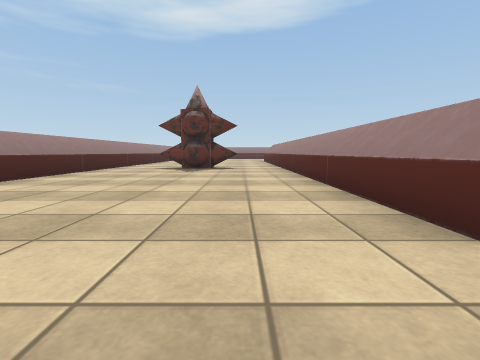
[1] (above)

20 first-person views from a walk through a scene from a Unity 3-D project. The camera is 0.55 m above the floor, tilts 6° down and sees 85° across. The floor is counted in squares, 1 m on a side. Each view is taken from the middle of a square. On the plan, view 1 faces up. The plan holds only what a view shows up to about 9 squares ahead; the rest is blank. The place goes on beyond the plan. The player is left out. Some surface patterns are stand-ins.

[2]
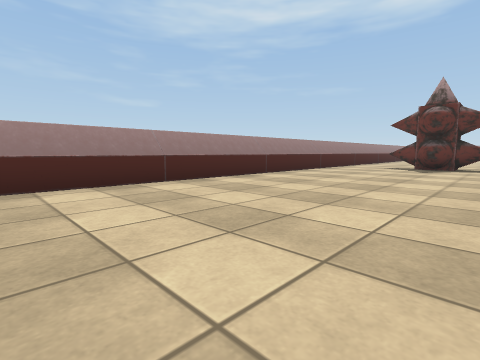

[3]
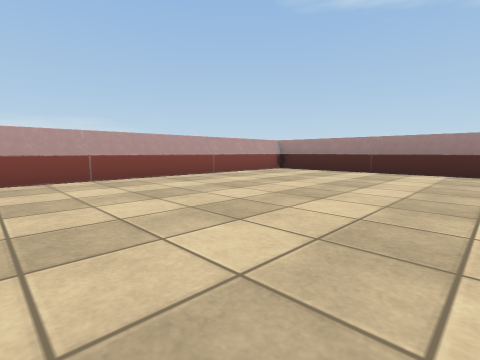

[4]
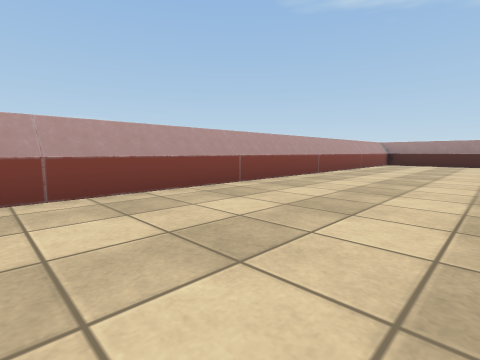

[5]
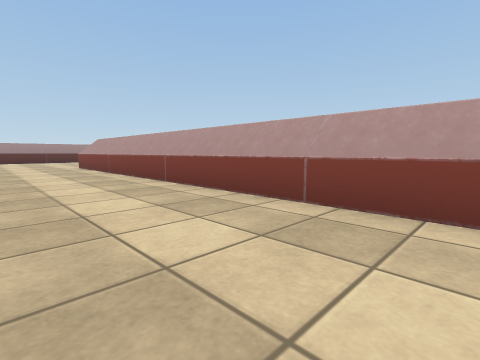

[6]
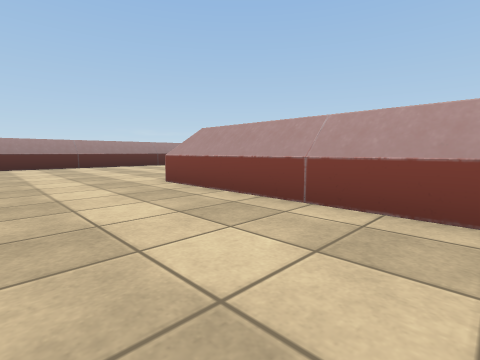

[7]
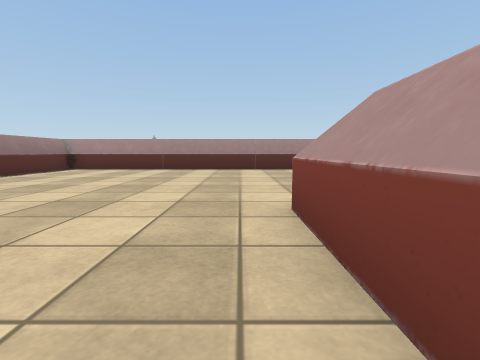

[8]
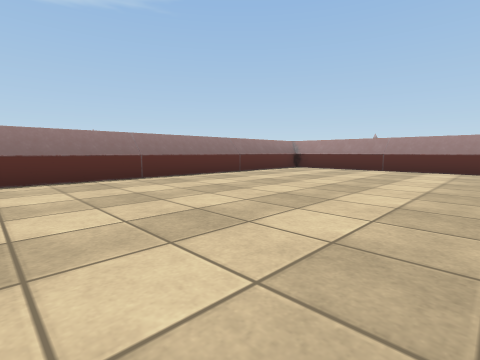

[9]
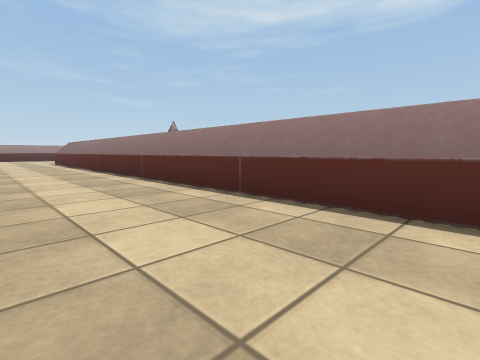

[10]
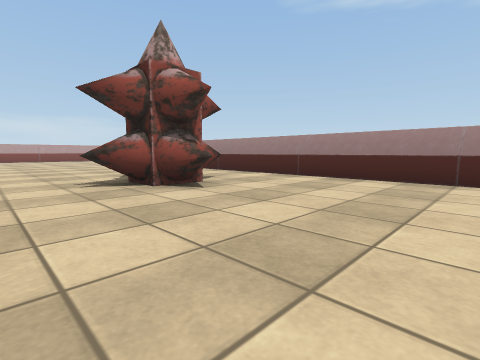

[11]
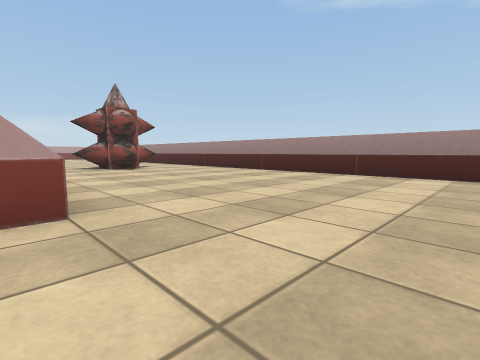

[12]
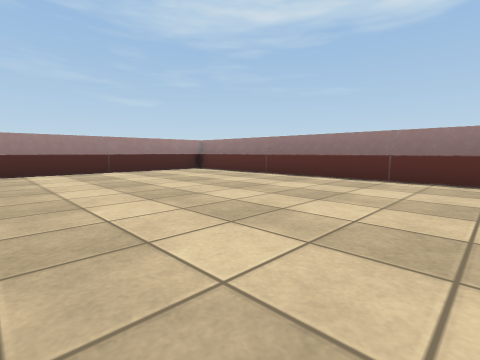

[13]
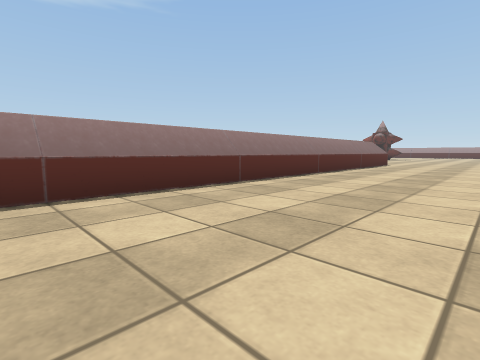

[14]
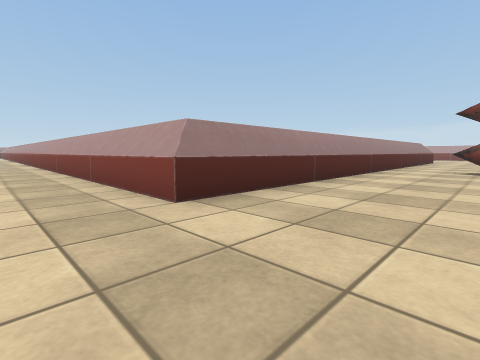

[15]
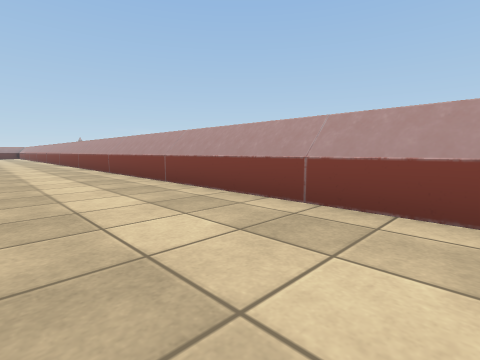

[16]
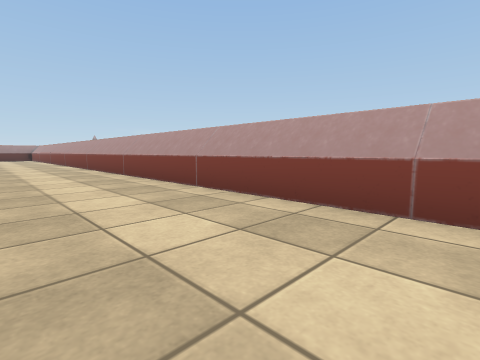

[17]
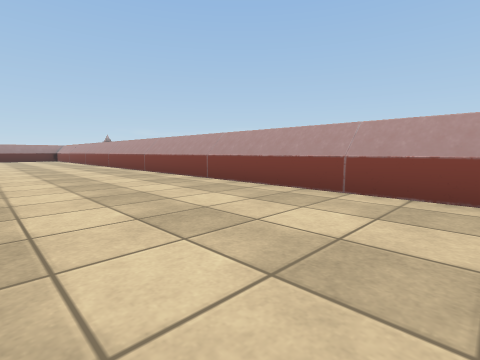

[18]
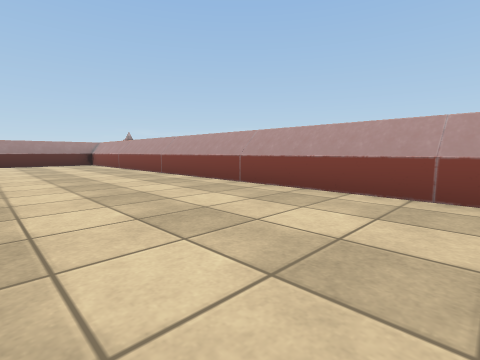

[19]
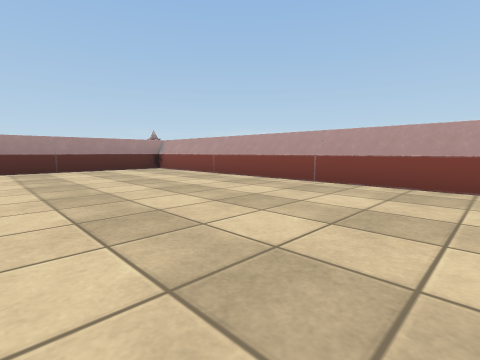

[20]
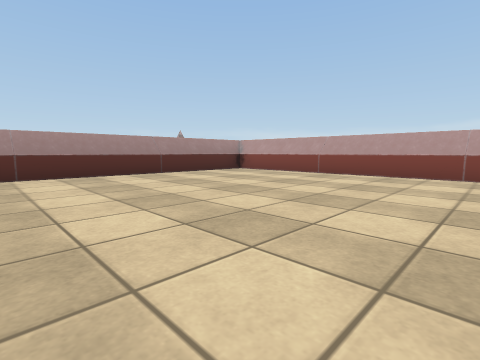

### Floor plan
Key: @ floor where view 1 was taken; # wall or solid block; . floor; O other object.
Columns run from 5 left of view 1 to 32 right of it. Each row starts with its distance up from view 1.
 23 ################              .......#
 22 #...............              .......#
 21 #................           .........#
 20 #....................................#
 19 #....................................#
 18 #....................................#
 17 #....................................#
 16 #......###############################
 15 #......#
 14 #......#
 13 #......#
 12 #......#
 11 #...O..#
 10 #..##O.#
  9 #.OO#..#
  8 #...O..#
  7 #......#
  6 #......#
  5 #......#
  4 #......#
  3 #......#
  2 #......#   ##################
  1 #........  .................#
  0 #....@... ..................#
 -1 #...........................#
 -2 #...........................#
 -3 #...........................#
 -4 #...........................#
 -5 ######################......#
 -6                         ..  #

Positions as (right, up) in squares from view 1, and headings:
1: (0, 0), facing up
2: (0, -1), facing up-left
3: (3, 1), facing down-left
4: (8, -1), facing down-left
5: (6, -2), facing down-right
6: (12, -2), facing down-right
7: (14, -4), facing right
8: (14, -4), facing up-right
9: (16, -1), facing up-left
10: (1, 14), facing down-left
11: (2, 19), facing down-left
12: (3, 17), facing up-left
13: (1, 19), facing up-right
14: (-1, 18), facing down-right
15: (3, 19), facing down-right
16: (10, 19), facing down-right
17: (12, 20), facing down-right
18: (19, 20), facing down-right
19: (23, 21), facing down-right
20: (25, 23), facing down-right
